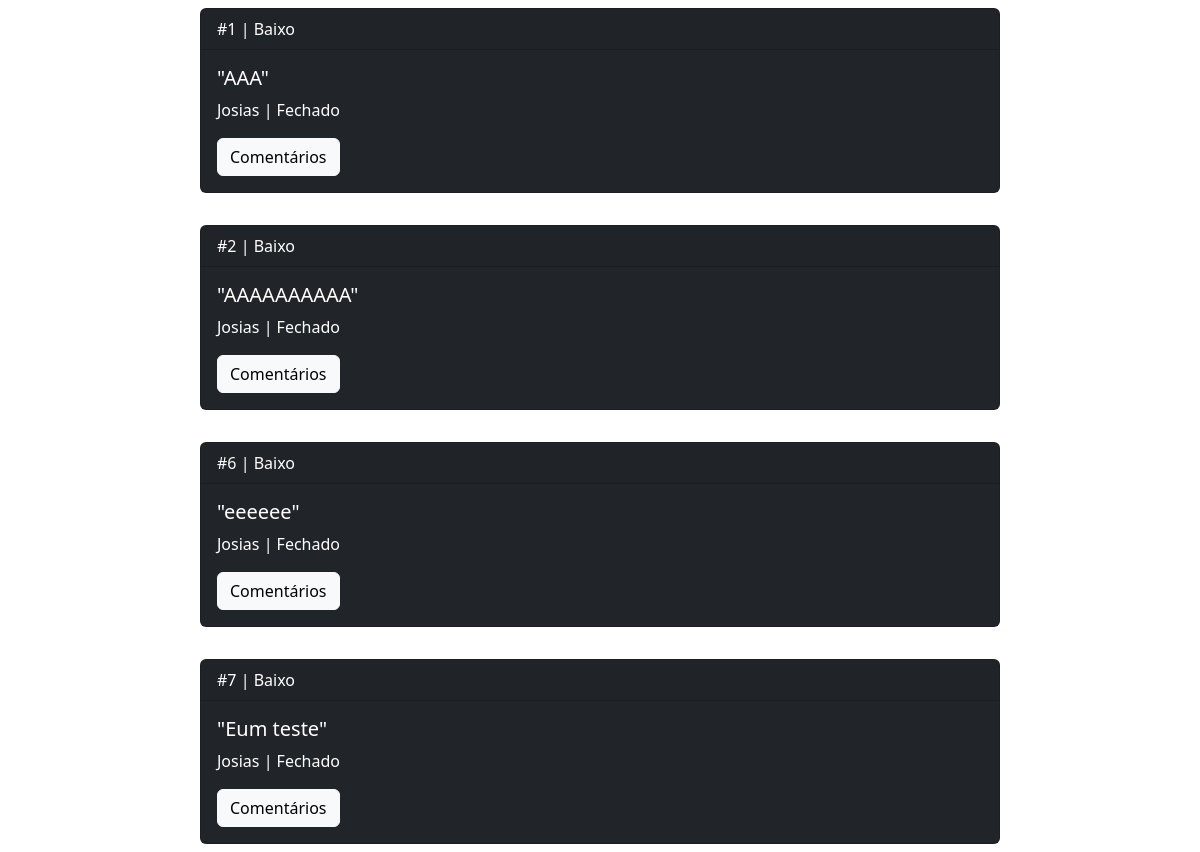
Before: /lista_chamados/ (signed in) with the older database file.
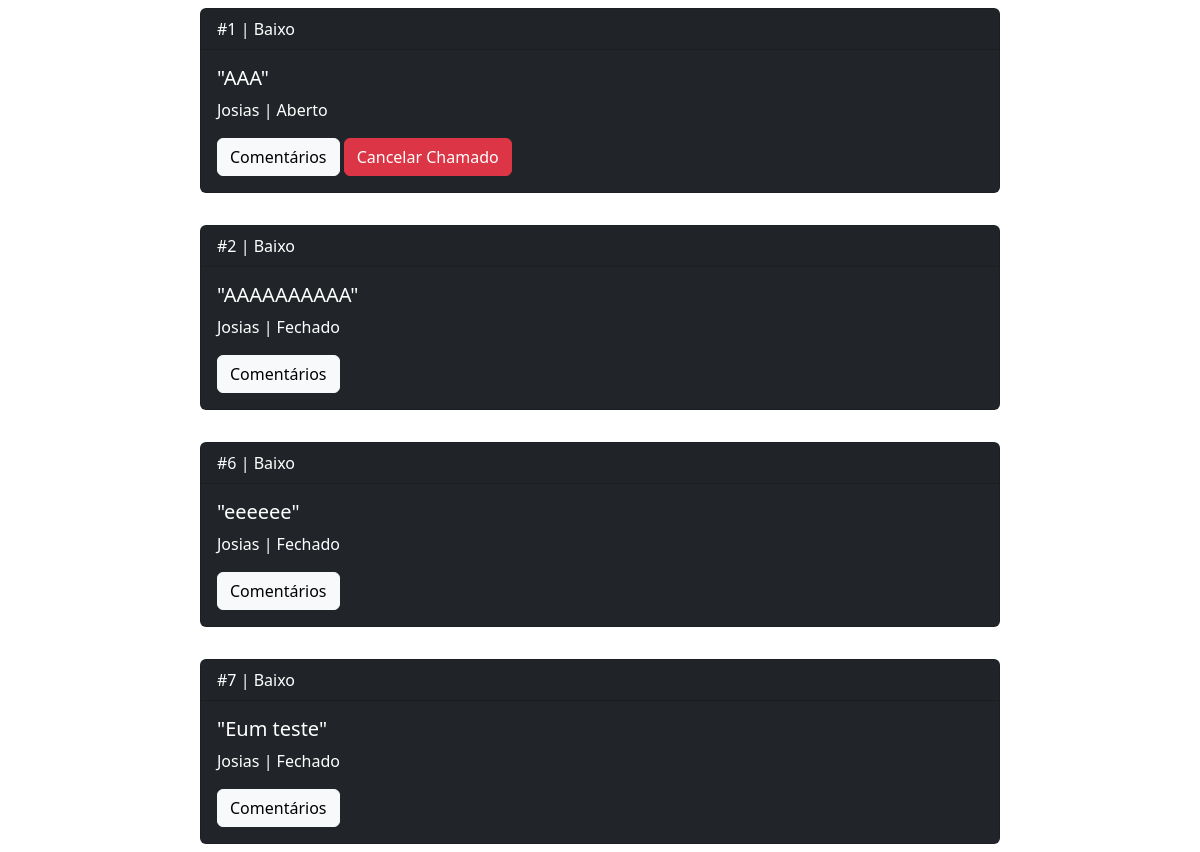
After: the same page with the newer database file.
### core/models.py (models this page shows)
class Chamado(models.Model):
    UsuarioId = models.ForeignKey(User, on_delete=models.CASCADE, null=False)
    CategoriaId = models.ForeignKey(Categoria, on_delete=models.CASCADE, null=False)
    Descricao = models.TextField(default='Nada Informado.')
    Prioridade = models.IntegerField()
    Esta_Aberto = models.BooleanField(default=False)
    Comentario = models.TextField(default='Nada Informado.')

class Categoria(models.Model):
    Nome = models.TextField(max_length=50)

### core/views.py (the view)
# urls.py: path("lista_chamados/", listar_chamados, name='listar_chamados'),
@login_required
def listar_chamados(request):
    is_staff = request.user.is_staff
    chamados = Chamado.objects.filter(UsuarioId=request.user.id)
    return render(request, 'core/lista_chamados.html', {'chamados': chamados, 'is_staff': is_staff})

### core/templates/core/lista_chamados.html (shortened to what this page needs)
{% extends 'core/base.html' %}
{% block body %}
<div class="vstack gap-3 justify-content-center align-items-center">
    {% for chamado in chamados %}
    <div class="card text-bg-dark my-2 mx-3 w-100" style="max-width: 800px;">
        <div class="card-header">#{{chamado.id}} | {{chamado.CategoriaId.Nome}}</div>
        <div class="card-body">
            <h5 class="card-title">"{{chamado.Descricao}}"</h5>
            {% if chamado.Esta_Aberto == 1 %}
            <p class="card-text">{{chamado.UsuarioId.first_name}} | Aberto</p>
            {% else %}
            <p class="card-text">{{chamado.UsuarioId.first_name}} | Fechado</p>
            {% endif %}
            <a class="btn btn-light" href="{% url 'comentarios' chamado.id %}">Comentários</a>
            {% if chamado.Esta_Aberto == 1 %}
            <a class="btn btn-danger" href="{% url 'deletar_chamado' chamado.id %}">Cancelar Chamado</a>
            {% endif %}
        </div>
    </div>
    {% endfor %}
</div>
{% endblock %}

Changed rows visible on the page:
changed Chamado "AAA": Esta_Aberto "| Fechado" → "| Aberto Cancelar Chamado"
